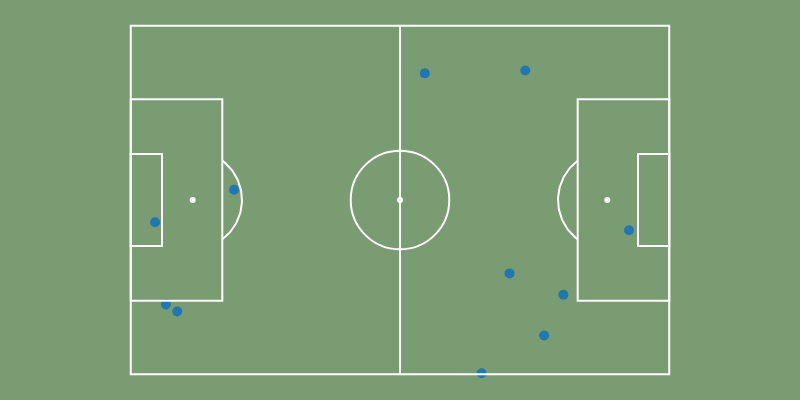

Here is the notebook cell this chart was saved with:
### Code cell
df = pd.DataFrame({
    'x': np.random.uniform(0, 100, 11),
    'y': np.random.uniform(0, 100, 11),
    'name': [f'Player {i+1}' for i in range(11)]
})

pitch = pb.viz.Pitch(width=800, height=400, theme="turf", provider="opta")
pitch.plot_scatter(df, x='x', y='y', hover='name')
pitch.show()

### Figure 1 — Plotly figure (JSON) as saved in the notebook; plotly's stock layout.template omitted (floating-point values rounded to 4 significant figures)
{"data": [{"hoverinfo": "skip", "line": {"color": "#ffffff"}, "mode": "lines", "showlegend": false, "type": "scatter", "x": [17.85, 18.14, 18.41, 18.68, 18.94, 19.19, 19.43, 19.66, 19.87, 20.08, 20.28, 20.46, 20.63, 20.79, 20.94, 21.07, 21.19, 21.3, 21.39, 21.48, 21.54, 21.6, 21.64, 21.67, 21.68, 21.68, 21.67, 21.64, 21.6, 21.54, 21.48, 21.39, 21.3, 21.19, 21.07, 20.94, 20.79, 20.63, 20.46, 20.28, 20.08, 19.87, 19.66, 19.43, 19.19, 18.94, 18.68, 18.41, 18.14, 17.85], "y": [26.32, 26.55, 26.78, 27.02, 27.28, 27.54, 27.82, 28.1, 28.39, 28.69, 28.99, 29.31, 29.63, 29.95, 30.29, 30.62, 30.97, 31.31, 31.66, 32.02, 32.37, 32.73, 33.09, 33.46, 33.82, 34.18, 34.54, 34.91, 35.27, 35.63, 35.98, 36.34, 36.69, 37.03, 37.38, 37.71, 38.05, 38.37, 38.69, 39.01, 39.31, 39.61, 39.9, 40.18, 40.46, 40.72, 40.98, 41.22, 41.45, 41.68]}, {"hoverinfo": "skip", "line": {"color": "#ffffff"}, "mode": "lines", "showlegend": false, "type": "scatter", "x": [87.15, 86.86, 86.59, 86.32, 86.06, 85.81, 85.57, 85.34, 85.13, 84.92, 84.72, 84.54, 84.37, 84.21, 84.06, 83.93, 83.81, 83.7, 83.61, 83.52, 83.46, 83.4, 83.36, 83.33, 83.32, 83.32, 83.33, 83.36, 83.4, 83.46, 83.52, 83.61, 83.7, 83.81, 83.93, 84.06, 84.21, 84.37, 84.54, 84.72, 84.92, 85.13, 85.34, 85.57, 85.81, 86.06, 86.32, 86.59, 86.86, 87.15], "y": [41.68, 41.45, 41.22, 40.98, 40.72, 40.46, 40.18, 39.9, 39.61, 39.31, 39.01, 38.69, 38.37, 38.05, 37.71, 37.38, 37.03, 36.69, 36.34, 35.98, 35.63, 35.27, 34.91, 34.54, 34.18, 33.82, 33.46, 33.09, 32.73, 32.37, 32.02, 31.66, 31.31, 30.97, 30.62, 30.29, 29.95, 29.63, 29.31, 28.99, 28.69, 28.39, 28.1, 27.82, 27.54, 27.28, 27.02, 26.78, 26.55, 26.32]}, {"hoverinfo": "skip", "marker": {"color": "#ffffff", "size": 6}, "mode": "markers", "showlegend": false, "type": "scatter", "x": [12.08], "y": [34]}, {"hoverinfo": "skip", "marker": {"color": "#ffffff", "size": 6}, "mode": "markers", "showlegend": false, "type": "scatter", "x": [92.92], "y": [34]}, {"hoverinfo": "skip", "marker": {"color": "#ffffff", "size": 6}, "mode": "markers", "showlegend": false, "type": "scatter", "x": [52.5], "y": [34]}, {"hoverinfo": "text", "hovertext": ["Player 1 (80.3, 22.8)", "Player 2 (70.3, 29.0)", "Player 3 (76.8, 11.1)", "Player 4 (92.5, 41.3)", "Player 5 (19.2, 52.9)", "Player 6 (65.2, 0.3)", "Player 7 (4.5, 43.6)", "Player 8 (54.6, 86.3)", "Player 9 (73.3, 87.2)", "Player 10 (6.5, 20.0)", "Player 11 (8.6, 18.0)"], "marker": {"color": "#1f77b4", "size": 10}, "mode": "markers", "showlegend": false, "type": "scatter", "x": [84.36, 73.86, 80.6, 97.15, 20.13, 68.42, 4.745, 57.33, 76.93, 6.861, 9.061], "y": [15.52, 19.69, 7.572, 28.11, 36.0, 0.2219, 29.65, 58.7, 59.27, 13.61, 12.26]}], "layout": {"font": {"color": "#ffffff", "family": "Helvetica Neue, Arial, sans-serif"}, "height": 400, "hoverlabel": {"bgcolor": "rgba(40,60,40,0.9)", "bordercolor": "rgba(255,255,255,0.2)", "font": {"color": "white", "family": "Helvetica Neue, Arial, sans-serif", "size": 15}}, "margin": {"b": 0, "l": 0, "r": 0, "t": 0}, "paper_bgcolor": "#7a9c72", "plot_bgcolor": "#7a9c72", "shapes": [{"line": {"color": "#ffffff"}, "type": "rect", "x0": 0, "x1": 105, "y0": 0, "y1": 68}, {"line": {"color": "#ffffff"}, "type": "rect", "x0": 52.5, "x1": 52.5, "y0": 0, "y1": 68}, {"line": {"color": "#ffffff"}, "type": "rect", "x0": 0, "x1": 17.85, "y0": 14.35, "y1": 53.65}, {"line": {"color": "#ffffff"}, "type": "rect", "x0": 87.15, "x1": 105, "y0": 14.35, "y1": 53.65}, {"line": {"color": "#ffffff"}, "type": "rect", "x0": 0, "x1": 6.09, "y0": 25.02, "y1": 42.98}, {"line": {"color": "#ffffff"}, "type": "rect", "x0": 98.91, "x1": 105, "y0": 25.02, "y1": 42.98}, {"line": {"color": "#ffffff"}, "type": "circle", "x0": 42.89, "x1": 62.11, "y0": 24.39, "y1": 43.61}], "showlegend": false, "title": {}, "width": 800, "xaxis": {"constrain": "domain", "fixedrange": true, "range": [-5, 110], "scaleanchor": "y", "showgrid": false, "showticklabels": false, "visible": false, "zeroline": false}, "yaxis": {"constrain": "domain", "fixedrange": true, "range": [-5, 73], "showgrid": false, "showticklabels": false, "visible": false, "zeroline": false}}}
